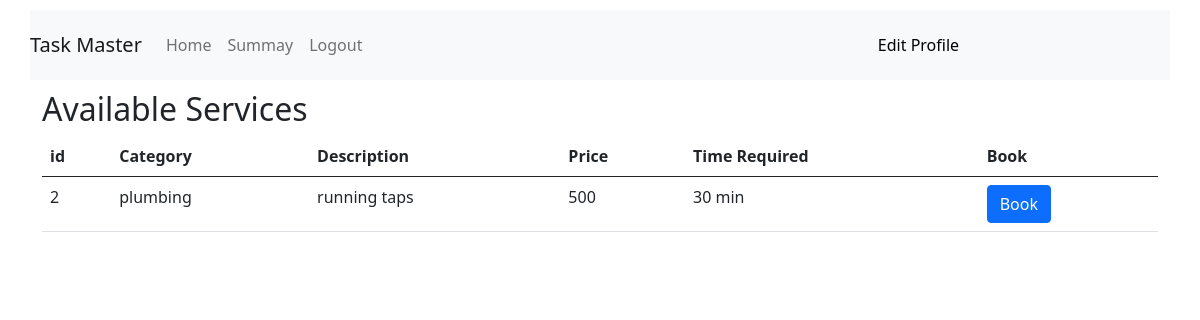
The app's page /costumer_dashboard/plumbing with its own data.
### backend/models.py (models this page shows)
class Service(db.Model):
    __tablename__="service"
    id=db.Column(db.Integer,primary_key=True)
    name=db.Column(db.String,nullable=False)
    price=db.Column(db.String,nullable=False)
    time_required=db.Column(db.String,nullable=False)
    Description=db.Column(db.String)
    Service_request=db.relationship("Service_request",backref="service",lazy=True)

### backend/controllers.py (the view)
@app.route('/costumer_dashboard/plumbing')
def plumbing():
    plumbing_service=Service.query.filter_by(name='plumbing')
    available_professionals = Professional.query.filter_by(
        service='plumbing',
        is_approved=True,
        is_active=True
    ).first()
    if not available_professionals:
        flash('No service professionals are currently available for Plumbing Service at this moment. Please try again later.')
        return redirect(url_for('costumer_dashboard'))
    return render_template('/costumer/plumbing.html',services=plumbing_service)

### templates/costumer/plumbing.html (shortened to what this page needs)
{% extends 'layout2.html'%}
{%block content%}
<h2>Available Services</h2>
<table class="table">
      <tr>
        <th scope="col">id</th>
        <th scope="col">Category</th>
        <th scope="col">Description</th>
        <th scope="col">Price</th>
        <th scope="col">Time Required</th>
        <th scope="col">Book</th>
      </tr>
    <tbody>
      {%for service in services%}
      <tr>
      <td>{{service.id}}</td>
      <td>{{service.name}}</td>
      <td>{{service.Description}}</td>
      <td>{{service.price}}</td>
      <td>{{service.time_required}}</td>
      <td>
        <a href="{{ url_for('book_service', service_id=service.id) }}" class="btn btn-primary">Book</a>
      </td></tr>
      {%endfor%}
    </tbody>
  </table>
{%endblock%}

### templates/layout2.html (style rules this page uses)
body { margin: 0; padding: 0; }

### records on screen
Service: id "2", name "plumbing", Description "running taps", price "500", time_required "30 min"
